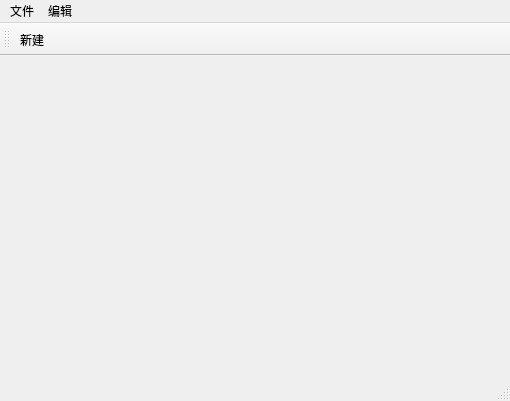
<?xml version="1.0" encoding="UTF-8"?>
<ui version="4.0">
 <class>MainWindow</class>
 <widget class="QMainWindow" name="MainWindow">
  <property name="geometry">
   <rect>
    <x>0</x>
    <y>0</y>
    <width>510</width>
    <height>401</height>
   </rect>
  </property>
  <property name="windowTitle">
   <string>MainWindow</string>
  </property>
  <widget class="QWidget" name="centralwidget"/>
  <widget class="QMenuBar" name="menubar">
   <property name="geometry">
    <rect>
     <x>0</x>
     <y>0</y>
     <width>510</width>
     <height>25</height>
    </rect>
   </property>
   <widget class="QMenu" name="menu">
    <property name="title">
     <string>文件</string>
    </property>
    <addaction name="actionnew"/>
   </widget>
   <widget class="QMenu" name="menu_2">
    <property name="title">
     <string>编辑</string>
    </property>
   </widget>
   <addaction name="menu"/>
   <addaction name="menu_2"/>
  </widget>
  <widget class="QStatusBar" name="statusbar"/>
  <widget class="QToolBar" name="toolBar">
   <property name="windowTitle">
    <string>toolBar</string>
   </property>
   <attribute name="toolBarArea">
    <enum>TopToolBarArea</enum>
   </attribute>
   <attribute name="toolBarBreak">
    <bool>false</bool>
   </attribute>
   <addaction name="actionnew"/>
  </widget>
  <action name="actionnew">
   <property name="text">
    <string>新建</string>
   </property>
  </action>
 </widget>
 <resources/>
 <connections/>
</ui>
